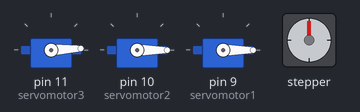
A sketch run on a simulated Arduino Uno, built with avr-gcc and run on an emulated ATmega328P. On the bench: 3 × servo, stepper motor. Stepper angles assume 2048 steps per turn.

Above: at 0.15 s.
At 1.56 s:
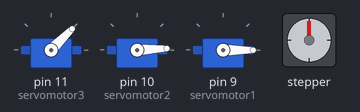
At 8.21 s:
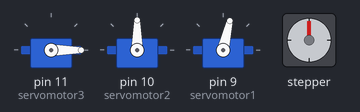
At 20.22 s:
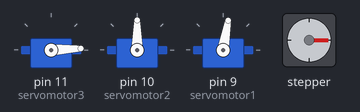
At 30.82 s:
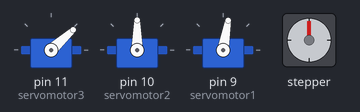
At 39.04 s:
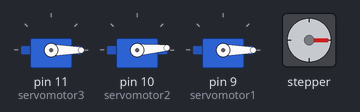
Timing chart, 0 to 40.0 s (numbered marks = the images above):
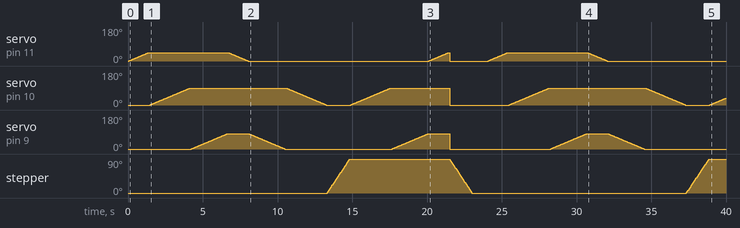

The sketch:

10_PROGRAMA_POTENCIONMETRO_PARA_CONTROLAR_DIFERENTES_LEDS.ino
```cpp
/*
Proyecto final
Nicol Zapata Londoño, Santiago Ordoñez, Juan Sebastian Valencia
Ingenieria electronica, segundo semestre
*/

#include <Servo.h>
#include <Stepper.h>
int delay1 = 30, delay2 = 30, gradosmo = 512, delay3 = 1000,GRADOS1=80,GRADOS2=90,GRADOS3=45;  //delay=tiempo de espera(milisegundos),gradosmo=grados que rota el motor
Servo servomotor3;                                            //Servomotor pinza
Servo servomotor2;                                            //Servomotor brazo
Servo servomotor1;                                            //Servomotor base
Stepper motor(2048, 4, 6, 5, 7);                              //motor rotatorio (rotacion, naranja, rojo, verde, amarillo);

void setup() {
  servomotor3.attach(11);  //inicializar servomotor pinza
  servomotor2.attach(10);  //inicializar servomotor brazo
  servomotor1.attach(9);   //inicializar servomotor base
  motor.setSpeed(10);      //inicializar motor rotatorio
}

void loop() {
  //Reinicio del ciclo para la posición inicial de los servomotores
  //posición inicial de los servomotores
  servomotor1.write(0);
  servomotor2.write(0);
  servomotor3.write(0);
  //motor.step(512);
  delay(delay1);
  //COJE EL OBJETO
  for (int i = 0; i <= GRADOS3; i++) {
    servomotor3.write(i);  //Hacer que el servomotor pinza se mueva gradualmente hasta 45 grados de la posición original
    delay(delay2);         //tiempo de espera
  }
  delay(delay1);
  for (int i = 0; i <= GRADOS2; i++) {
    servomotor2.write(i);  //Hacer que el servomotor de brazo de mueva gradualmente hasta 90 grados de la posicion original
    delay(delay2);         //tiempo de espera
  }
  delay(delay1);
  for (int i = 0; i <= GRADOS1; i++) {
    servomotor1.write(i);  //Hacer que el servomotor de base de mueva gradualmente hasta 90 grados de la posicion original
    delay(delay2);         //tiempo de espera
  }
  delay(delay1);
  for (int i = GRADOS3; i >= 0; i--) {
    servomotor3.write(i);  //Hacer que el servomotor de pinza de mueva gradualmente hasta 45 grados de la posicion original
    delay(delay2);         //tiempo de espera
  }
  delay(delay1);
  for (int i = GRADOS1; i >= 0; i--) {
    servomotor1.write(i);  //Hacer que el servomotor de base de mueva gradualmente hasta 90 grados de la posicion original
    delay(delay2);         //tiempo de espera
  }
  delay(delay1);
  for (int i = GRADOS2; i >= 0; i--) {
    servomotor2.write(i);  //Hacer que el servomotor de brazo de mueva gradualmente hasta 90 grados de la posicion original
    delay(delay2);         //tiempo de espera
  }
  delay(delay1);
  //GIRA CON EL OBJETO
  motor.step(gradosmo);  //mover el motor de rotacion los grados que muetra la variable
  delay(delay1);
  //DEJA EL OBJETO
  for (int i = 0; i <= GRADOS2; i++) {
    servomotor2.write(i);  //Hacer que el servomotor de brazo de mueva gradualmente hasta 90 grados de la posicion original
    delay(delay2);         //tiempo de espera
  }
  delay(delay1);
  for (int i = 0; i <= GRADOS1; i++) {
    servomotor1.write(i);  //Hacer que el servomotor de base de mueva gradualmente hasta 90 grados de la posicion original
    delay(delay2);         //tiempo de espera
  }
  delay(delay1);
  for (int i = 0; i <= GRADOS3
  ; i++) {
    servomotor3.write(i);  //Hacer que el servomotor pinza se mueva gradualmente hasta 45 grados de la posición original
    delay(delay2);
  }
  delay(delay1);
  //VUELVE A LA POSICION INICIAL
  servomotor1.write(0);
  servomotor2.write(0);
  servomotor3.write(0);
  motor.step(-gradosmo);
  delay(delay3);  //mayor tiempo de espera para reiniciar el ciclo
}
```

Measured:
- by itself, stepper: turns 90° clockwise in 1.5 s, then 90° counter-clockwise in 1.5 s, then 90° clockwise in 1.5 s
